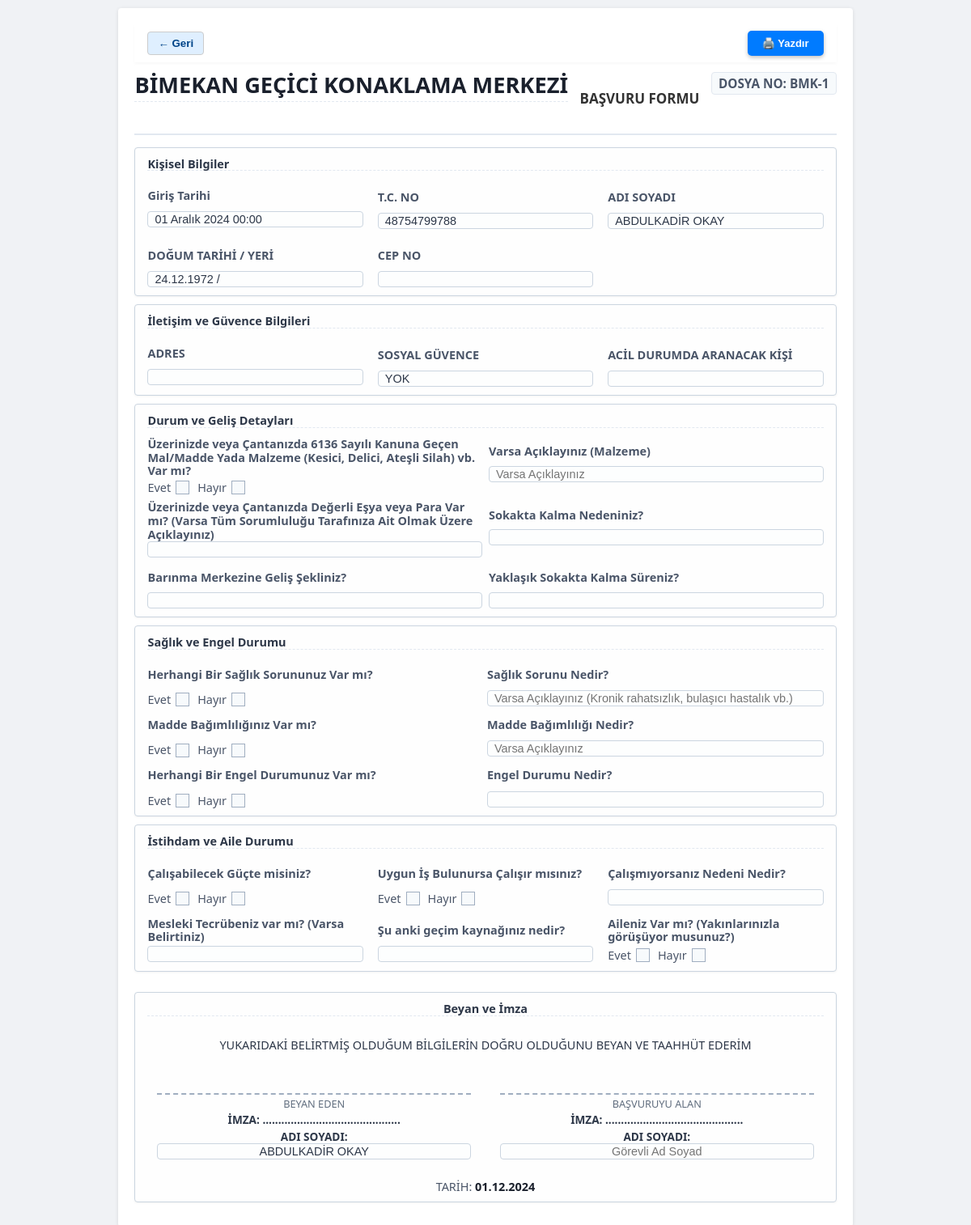
Before: /misafir/1/basvuru-formu-cikti/ (signed in) with the older database file.
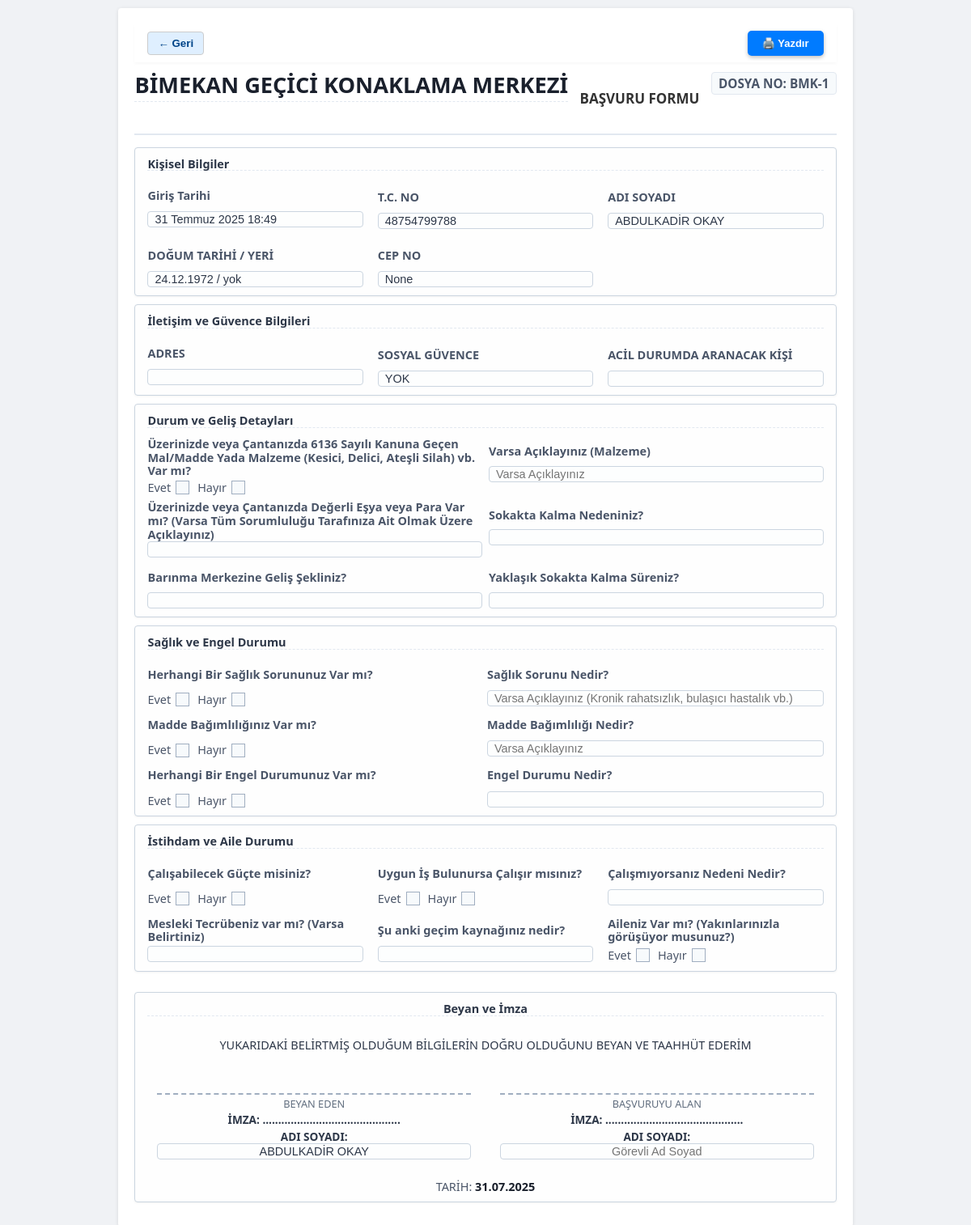
After: the same page with the newer database file.
### kayitlar/models.py (models this page shows, shortened)
class Misafir(models.Model):
    DURUM_SECENEKLERI = [
        ('AKTIF', 'Aktif'),
        ('PASIF', 'Pasif'),
    ]
    SOSYAL_GUVENCE_CHOICES = [
        ('SGK', 'SGK'),
        ('BAGKUR', 'Bağkur'),
        ('EMEKLI_SANDIGI', 'Emekli Sandığı'),
        ('YOK', 'Yok'),
        ('DIGER', 'Diğer'),
    ]
    dosya_no = models.CharField(
        max_length=30,
        unique=True,
        verbose_name="Dosya No",
        help_text="Kişiye özel benzersiz dosya numarası"
    )
    ad = models.CharField(max_length=100, verbose_name="Adı")
    soyad = models.CharField(max_length=100, verbose_name="Soyadı")
    tc_kimlik_no = models.CharField(
        max_length=11,
        unique=True,
        verbose_name="T.C. Kimlik No",
        help_text="11 haneli T.C. Kimlik Numarası"
    )
    giris_tarihi = models.DateTimeField(
        default=timezone.now,
        verbose_name="Giriş Tarihi"
    )
    cikis_tarihi = models.DateTimeField( # Misafir modeline taşındı
        blank=True,
        null=True,
        verbose_name="Çıkış Tarihi"
    )
    cikis_nedeni = models.TextField( # Misafir modeline taşındı
        verbose_name="Son Çıkış Nedeni",
        blank=True,
        null=True,
        help_text="Kişinin en son çıkış yapma nedeni."
    )
    dogum_tarihi = models.DateField(verbose_name="Doğum Tarihi")
    dogum_yeri = models.CharField(max_length=100, verbose_name="Doğum Yeri")
    telefon = models.CharField(
        max_length=20,
        blank=True,
        null=True,
        verbose_name="Telefonu"
    )
    durum = models.CharField(
        max_length=10,
        choices=DURUM_SECENEKLERI,
        default='AKTIF',
        verbose_name="Durum Bilgisi"
    )
    yatak_no = models.ForeignKey(
        Yatak,
        on_delete=models.SET_NULL,
        blank=True,
        null=True,
        verbose_name="Yatak Numarası",
        help_text="Kişinin kaldığı yatak numarası"
    )
    adres = models.TextField(
        blank=True,
        null=True,
        verbose_name="Adresi"
    )
    sosyal_guvence = models.ForeignKey(
        SosyalGuvence,
        on_delete=models.SET_NULL,
        blank=True,
        null=True,
        verbose_name="Sosyal Güvencesi"
    )
    fotograf = models.ImageField(
        upload_to='misafir_fotograflari/',
        blank=True,
        null=True,
        verbose_name="Kişi Fotoğrafı"
    )
    beyan = models.TextField(
        blank=True,
        null=True,
        verbose_name="Kişinin Beyanı",
        help_text="Kişinin kendi beyanı veya önemli notlar"
    )
    @property
    def ad_soyad(self):
        return f"{self.ad} {self.soyad}"
    class Meta:
        verbose_name = "Misafir"
        verbose_name_plural = "Misafirler"
        ordering = ['-giris_tarihi']

class SosyalGuvence(models.Model):
    ad = models.CharField(max_length=100, unique=True, verbose_name="Sosyal Güvence Adı")
    def __str__(self):
        return self.ad
    class Meta:
        verbose_name = "Sosyal Güvence"
        verbose_name_plural = "Sosyal Güvenceler"
        ordering = ['ad']

### kayitlar/views.py (the view)
# urls.py: path('misafir/<int:pk>/basvuru-formu-cikti/', basvuru_formu_cikti_view, name='basvuru_formu_cikti'),
@login_required
def basvuru_formu_cikti_view(request, pk):
    misafir = get_object_or_404(Misafir, pk=pk)
    detay_url = reverse('misafir_detay', args=[misafir.id])
    context = {
        'misafir': misafir,
        'detay_url': detay_url,
    }
    return render(request, 'bimekan/basvuru_formu.html', context)

### templates/bimekan/basvuru_formu.html (shortened to what the changed rows need)
<!DOCTYPE html>
{% load static %}
<html lang="tr">
<head>
  <link rel="stylesheet" href="{% static 'base/css/basvuru.css' %}" />
  <link rel="stylesheet" href="https://cdnjs.cloudflare.com/ajax/libs/font-awesome/6.0.0-beta3/css/all.min.css">
</head>
<body>
  <div class="form-wrapper">
    <div class="form-header">
      <div class="dosya-no">DOSYA NO: <span class="font-bold">{{ misafir.dosya_no }}</span></div>
    </div>
    <div class="form-section-container">
      <h2 class="form-section-title ">Kişisel Bilgiler</h2>
       <div class="form-grid personal-info-grid grid grid-cols-1 md:grid-cols-2 lg:grid-cols-3 gap-4">
        <div class="form-row">
            <div class="form-input-wrapper">
                <input type="text" class="form-input" value="{{ misafir.giris_tarihi }}"  />
            </div>
        </div>
        <div class="form-row">
            <div class="form-input-wrapper">
                <input type="text" class="form-input" value="{{ misafir.tc_kimlik_no }}"  />
            </div>
        </div>
        <div class="form-row">
          <div class="form-input-wrapper">
            <input type="text" class="form-input" value="{{ misafir.ad_soyad }}"  />
          </div>
        </div>
        <div class="form-row">
          <div class="form-input-wrapper">
            <input type="text" class="form-input" value="{{ misafir.dogum_tarihi|date:"d.m.Y" }} / {{ misafir.dogum_yeri }}" />
          </div>
        </div>
        <div class="form-row">
          <div class="form-input-wrapper">
            <input type="text" class="form-input" value="{{ misafir.telefon }}" />
          </div>
        </div>
      </div>
    </div>
    <div class="form-section-container">
      <h2 class="form-section-title">İletişim ve Güvence Bilgileri</h2>
      <div class="form-grid contact-guarantee-grid">
        <div class="form-row">
          <div class="form-input-wrapper">
            <input type="text" class="form-input" value="{{ misafir.sosyal_guvence }}"  />
          </div>
        </div>
      </div>
    </div>
        <div class="form-section-container">
    <h2 class="form-section-title">Durum ve Geliş Detayları</h2>
</div>
        <div class="form-section-container">
    <h2 class="form-section-title">Sağlık ve Engel Durumu</h2>
</div>
        <div class="form-section-container">
            <h2 class="form-section-title">İstihdam ve Aile Durumu</h2>
        </div>
        <div class="form-section-container declaration-section">
      <h2 class="form-section-title">Beyan ve İmza</h2>
      <div class="signature-area">
        <div class="signature-block">
          <div class="signature-value">ADI SOYADI: <input type="text" class="form-input no-border input-ortala " placeholder="Görevli Ad Soyad" value="{{ misafir.ad_soyad }}"/></div>
        </div>
      </div>
      <div class="date-block">TARİH: <span class="date-value">{{ misafir.giris_tarihi|date:"d.m.Y" }}</span></div>
    </div>
  </div>
</body>
</html>

Changed rows visible on the page:
changed Misafir "BMK-1": giris_tarihi "01 Aralık 2024 00:00" → "31 Temmuz 2025 18:49"; dogum_tarihi "24.12.1972 /" → "24.12.1972 / yok"; telefon (not shown) → "None"; giris_tarihi "01.12.2024" → "31.07.2025"
